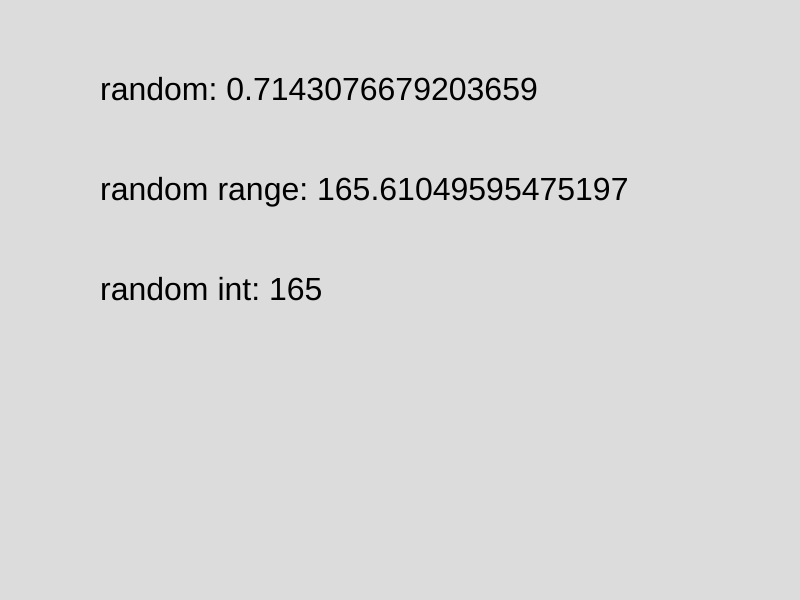
Frame 1 (no input)
Frame 2 (the mouse pressed at the canvas centre, redrawn once): identical to frame 1, image omitted

The p5.js sketch that drew this single still picture (run headless with seeded random() and noise() and a simulated clock; the mouse was pressed at the canvas centre and the sketch redrawn once):

// p5.js sketch
// ── sketch.js
let randVal;
let randRange;

function setup() {
    createCanvas(800, 600);
    // random produces different results each time the sketch is run
    // default vaules are between 0.0 to 1.0
    randVal = random();
    // a ranged set of arguments gives a val in that space
    randRange = random(0, width);
}

function draw() {
    background(220);
    textSize(32);
    text("random: " + randVal, 100, 100);
    text("random range: " + randRange, 100, 200);
    text("random int: " + floor(randRange), 100, 300);
    noLoop();
}
